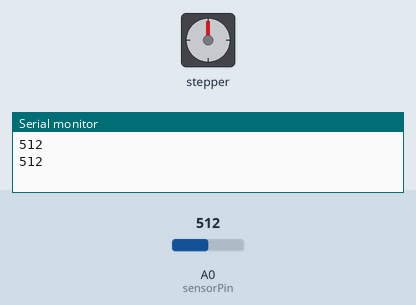
A sketch run on a simulated Arduino Uno, built with avr-gcc and run on an emulated ATmega328P. Parts: stepper motor, the last lines printed to the serial monitor. Wiring (inferred from the names in the program): stepper motor driver (200 steps per turn assumed): step pin 3; direction pin 2. Inputs (shaded band) come from the test bench; at power-on: A0 (sensorPin) = 512.

Above: at 3.0 s.
3.1 s: A0 (sensorPin) set to 411
9.4 s: A0 (sensorPin) set to 388
At 12.0 s:
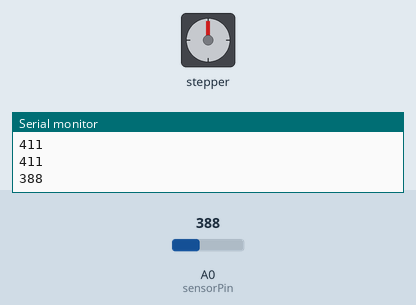
12.4 s: A0 (sensorPin) set to 410
At 18.3 s:
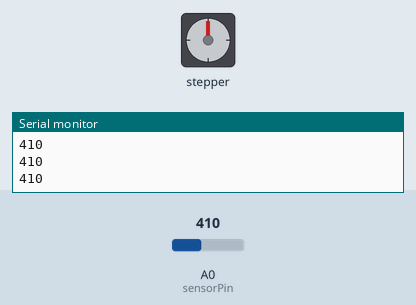
18.7 s: A0 (sensorPin) set to 390
At 20.7 s:
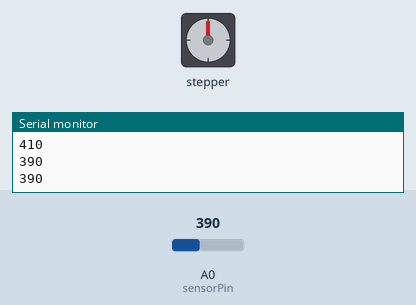
21.6 s: A0 (sensorPin) set to 511
At 25.0 s:
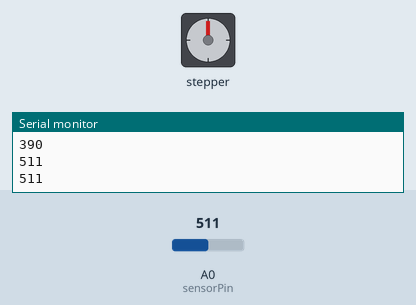
27.9 s: A0 (sensorPin) set to 306
At 28.7 s:
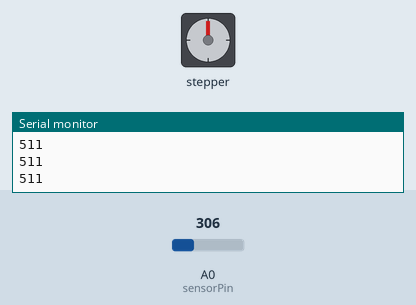
Timing chart, 0 to 30.9 s (numbered marks = the images above; inputs shaded):
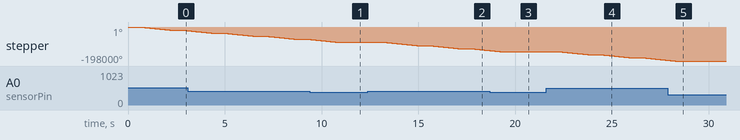

Measured:
- the behaviour switches between 401 and 400 on A0 (sensorPin) (found by bisection; images 0 and 1)
- after the input at 9.4 s, stepper: goes on until 10.9 s, then stays -90000°
- after the input at 12.4 s, stepper: turns 18000° counter-clockwise in 1.6 s, then 18000° counter-clockwise in 1.6 s, then 10945° counter-clockwise in 0.97 s
- after the input at 18.7 s, stepper: goes on until 19.3 s, then stays -144000°
- after the input at 21.6 s, stepper: turns 18000° counter-clockwise in 1.6 s, then 18000° counter-clockwise in 1.6 s, then 13611° counter-clockwise in 1.2 s
- after the input at 27.9 s, stepper: goes on until 28.3 s, then stays -198000°

The sketch:

StepperMotorWithIR.ino
```cpp
/*************************
Joel Bartlett
SparkFun Electronics
December 27, 2012

This code controls a stepper motor with the
EasyDriver board. It spins forwards and backwards
***************************/
/////STEPPER MOTOR BY ITSELF


int dirpin = 2;
int steppin = 3;

int sensorPin = A0;
int sensorValue = 0;


void setup(){
  Serial.begin(9600);

  pinMode(dirpin, OUTPUT);
  pinMode(steppin, OUTPUT);
            }

void loop(){
////motor direction
  int i;
  digitalWrite(dirpin, LOW);
  delay(100);

    sensorValue = analogRead(sensorPin);
  delay(500);
  Serial.println(sensorValue);


 if (sensorValue > 400){
  for (i = 0; i<10000; i++){
  // Iterate for 4000 microsteps.
    digitalWrite(steppin, LOW);  // This LOW to HIGH change is what creates the
    digitalWrite(steppin, HIGH); // "Rising Edge" so the easydriver knows to when to step.
    delayMicroseconds(150);      // This delay time is close to top speed for this
      }
      }
      else {
      digitalWrite(steppin, LOW);
      }
      }
```
